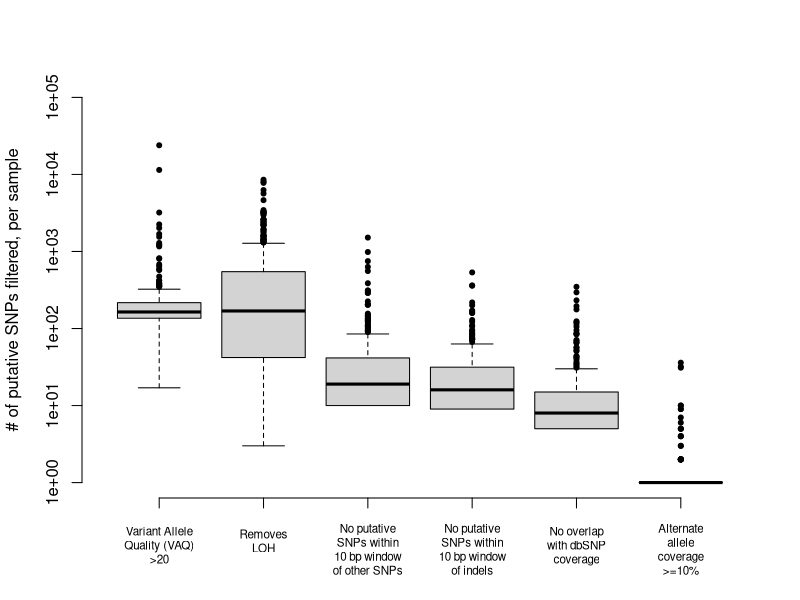
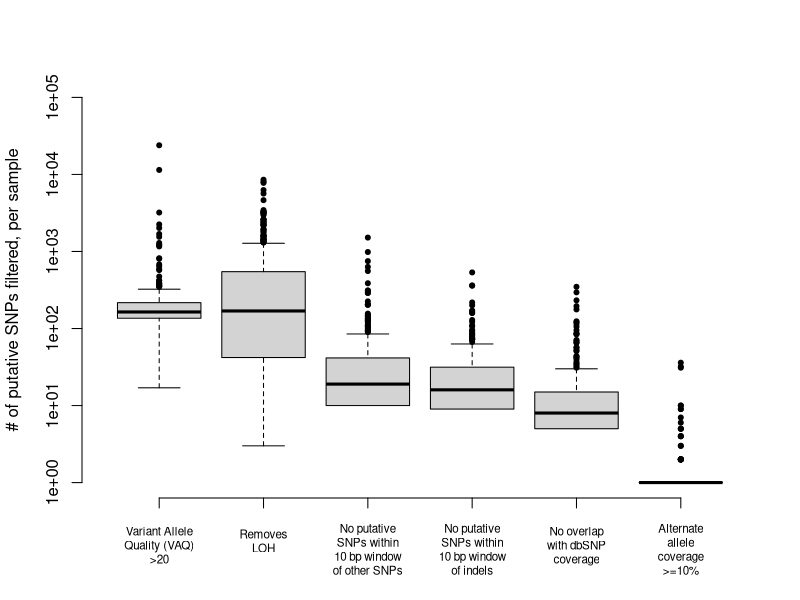
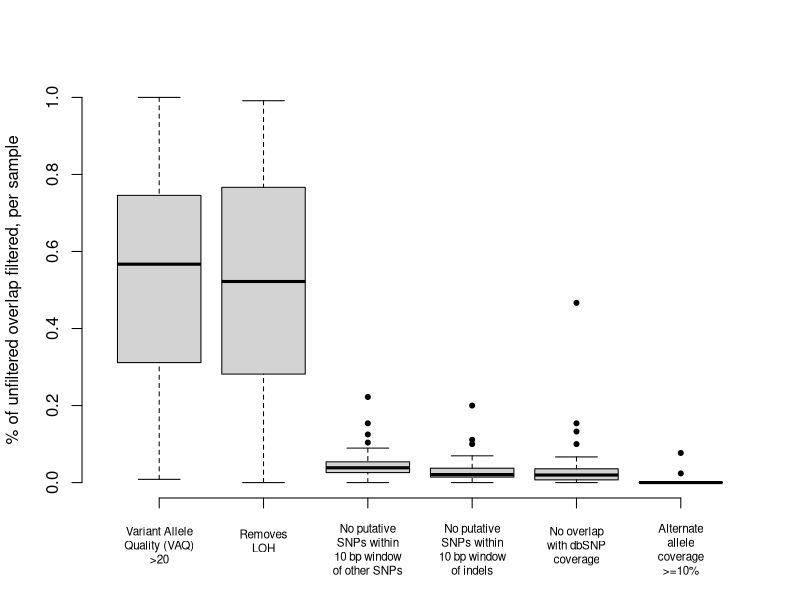
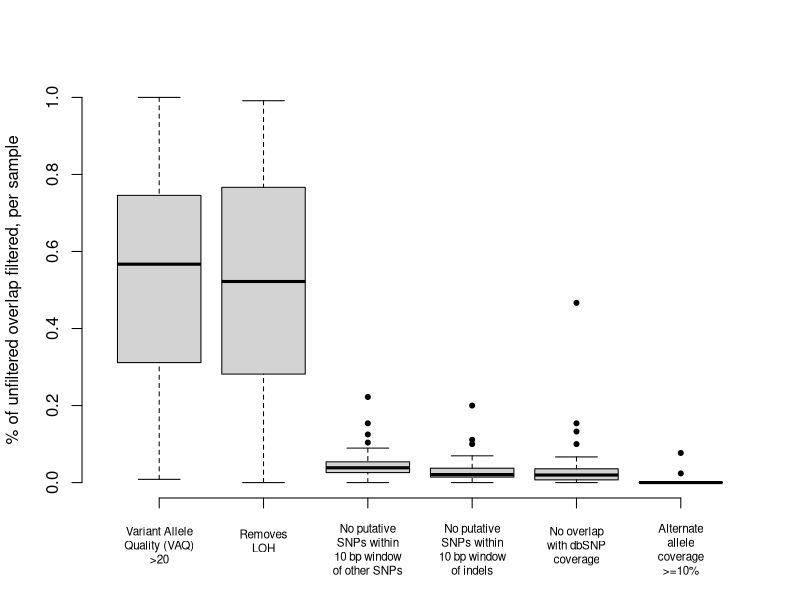

The R source for these figures, in order:
# this script looks in different ways at which mutations are removed when I run the filters

# first look at the STD_40 data
# first, just everything removed, each file individually, how many by each filter 3-8
data = read.table( "../FIGURE_DATA/numbers_excluded_by_filter_MUTATION_CALLS_STD40.txt", header=T )

# make density of each filter removal
d3 = density( data$FILTER_3 )
d4 = density( data$FILTER_4 )
d5 = density( data$FILTER_5 )
d6 = density( data$FILTER_6 )
d7 = density( data$FILTER_7 )
d8 = density( data$FILTER_8 )

# make the box plot that will show everything
png( "../FIGURE_PDFS/boxplot_number_filtered.png" )
par(bty='n')
boxplot( data[,c(5,7,4,3,6,8)], log='y', ylim=c(1,100000), xaxt='n', pch=20, ylab="# of putative SNPs filtered, per sample" )
axis( 1, at=1:6, padj=0.8, cex.axis=0.7, labels=c( "Variant Allele\nQuality (VAQ)\n>20", "Removes\nLOH", "No putative\nSNPs within\n10 bp window\nof other SNPs", "No putative\nSNPs within\n10 bp window\nof indels", "No overlap\nwith dbSNP\ncoverage", "Alternate\nallele\ncoverage\n>=10%") )
dev.off()

pdf( "../FIGURE_PDFS/boxplot_number_filtered.pdf" )
par(bty='n')
boxplot( data[,c(5,7,4,3,6,8)], log='y', ylim=c(1,100000), xaxt='n', pch=20, ylab="# of putative SNPs filtered, per sample" )
axis( 1, at=1:6, padj=0.8, cex.axis=0.7, labels=c( "Variant Allele\nQuality (VAQ)\n>20", "Removes\nLOH", "No putative\nSNPs within\n10 bp window\nof other SNPs", "No putative\nSNPs within\n10 bp window\nof indels", "No overlap\nwith dbSNP\ncoverage", "Alternate\nallele\ncoverage\n>=10%") )
dev.off()

### still working on two problems:
### how to make the figure horizontally longer so that all labels fit, and 
### how to move the x-axis lables down relative to the x-axis, again so they fit


#axis( 1, at=1:6 )
#mtext( side=1, text="Variant Allele\nQuality (VAQ)\n>20", line=4, cex=-20 )
#, "Removes\nLOH", "No putative\nSNPs within\n10 bp window\nof other SNPs", "No putative\nSNPs within\n10 bp window\nof indels", "No overlap\nwith dbSNP\ncoverage", "Alternate\nallele\ncoverage\n>=10%"), line=4 )

## this second part of the script makes the same figure, but for only the putative SNPs that are in the overlaps in the unfiltered data

overlap_data = read.table( "../FIGURE_DATA/overlap_numbers_excluded_by_filter_MUTATION_CALLS_STD40.txt", header=T )

# make the same plot for the overlaps
png( "../FIGURE_PDFS/boxplot_percent_overlap_filtered.png" )
par(bty='n')
boxplot( overlap_data[,c(9,13,7,5,11,15)], ylim=c(0,1), xaxt='n', ylab="% of unfiltered overlap filtered, per sample", pch=20 )
axis( 1, at=1:6, padj = 0.8, cex.axis=0.7, labels=c( "Variant Allele\nQuality (VAQ)\n>20", "Removes\nLOH", "No putative\nSNPs within\n10 bp window\nof other SNPs", "No putative\nSNPs within\n10 bp window\nof indels", "No overlap\nwith dbSNP\ncoverage", "Alternate\nallele\ncoverage\n>=10%") )
dev.off()

# make the same plot for the overlaps
pdf( "../FIGURE_PDFS/boxplot_percent_overlap_filtered.pdf" )
par(bty='n')
boxplot( overlap_data[,c(9,13,7,5,11,15)], ylim=c(0,1), xaxt='n', ylab="% of unfiltered overlap filtered, per sample", pch=20 )
axis( 1, at=1:6, padj = 0.8, cex.axis=0.7, labels=c( "Variant Allele\nQuality (VAQ)\n>20", "Removes\nLOH", "No putative\nSNPs within\n10 bp window\nof other SNPs", "No putative\nSNPs within\n10 bp window\nof indels", "No overlap\nwith dbSNP\ncoverage", "Alternate\nallele\ncoverage\n>=10%") )
dev.off()
